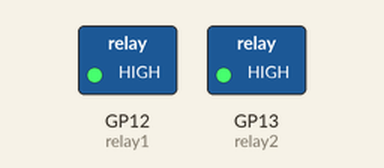
This program was run on a simulated Raspberry Pi Pico running MicroPython. Parts: switched loads named in the program (green lamp = pin HIGH). Dashed ring = blinking.

Above: at 1.5 s.
Timing chart, 0 to 5.6 s (numbered marks = the images above):
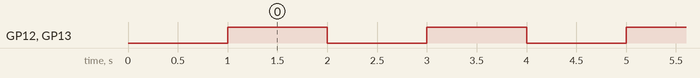

The program:

home_automation_hat.py
```python
from machine import Pin
import time

relay1 = machine.Pin(12, machine.Pin.OUT)
relay2 = machine.Pin(13, machine.Pin.OUT)


relay1.value(0)#initally relay3 at LOW
relay2.value(0)#initally relay4 at LOW


time.sleep(1)

while 1:
    relay1.value(1)#initally relay3 at HIGH
    relay2.value(1)#initally relay4 at HIGH

    time.sleep(1)

    relay1.value(0)#initally relay3 at LOW
    relay2.value(0)#initally relay4 at LOW

    time.sleep(1)
```

Measured:
- by itself, GP12 (relay1), GP13 (relay2): alternates HIGH for 1.0 s and LOW for 1.0 s
